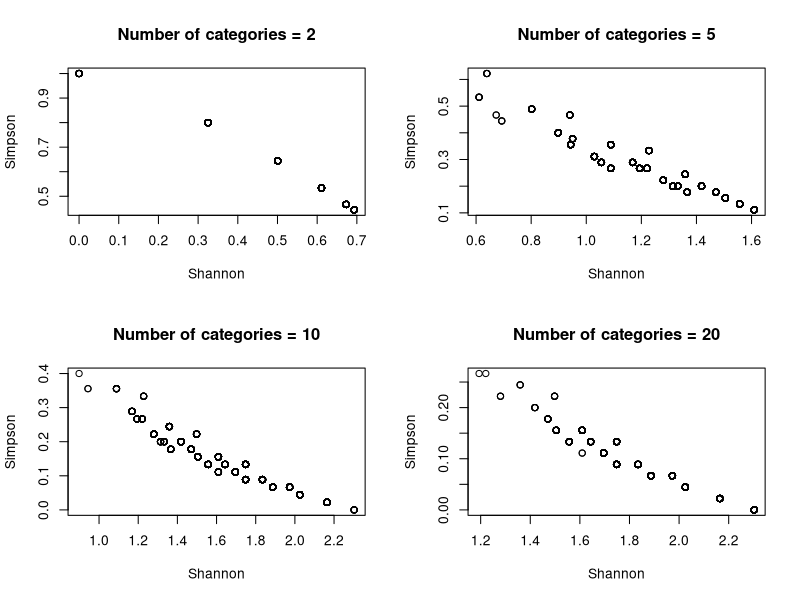

Reproduce this figure in R. (Note: a time limit stopped this script after it produced the figure.)



di.shannon = function(labels){
  # counts for each label
  tx = table(labels)
  # convert to proportions
  tx = tx/sum(tx)
  -sum(tx * log(tx))
}

di.simpson = function(labels){
  # Full formula due to small datasets
  # (Hunter-Gaston index)
  n = table(labels)
  N = length(labels)
  sum(n * (n-1))/(N*(N-1))
}



ranDI = function(n){
  x = sample(1:n,10, replace = T)
  c(shannon=di.shannon(x), simpson=di.simpson(x))
}

par(mfrow=c(2,2))
for(n in c(2,5,10,20)){
  res = as.data.frame(t(replicate(10000,ranDI(n))))
  plot(res$shannon, res$simpson,
       xlab="Shannon",ylab="Simpson")
  title(paste0("Number of categories = ",n))
}


g = expand.grid(rep(list(1:4), 10))
g = t(apply(g,1,function(X){as.numeric(as.factor(X))}))
g = g[!duplicated(g),]
dsi = apply(g,1,di.simpson)
dsh = apply(g,1,di.shannon)

par(mfrow=c(1,1))
plot(dsh,dsi)
ch = chull(dsh,dsi)
ch = c(ch,ch[1])
lines(cbind(dsh,dsi)[ch,])

dsi2 = sapply(2:20, function(X){
  di.simpson(rep(1,X))
})

plot(2:20,dsi2)
